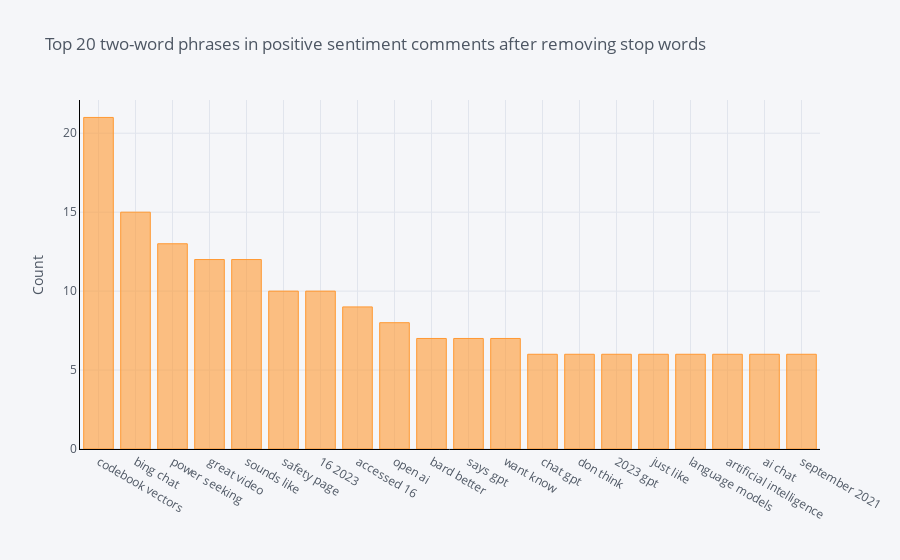

Write notebook code for a chart like this one.
### Code cell
# Bigram

def get_top_n_bigram(corpus, n=None):
    vec = CountVectorizer(ngram_range=(2, 2), stop_words = list(stop_words)).fit(corpus)
    bag_of_words = vec.transform(corpus)
    sum_words = bag_of_words.sum(axis=0) 
    words_freq = [(word, sum_words[0, idx]) for word, idx in vec.vocabulary_.items()]
    words_freq =sorted(words_freq, key = lambda x: x[1], reverse=True)
    return words_freq[:n]
common_words = get_top_n_bigram(pos_df['text'], 20)
for word, freq in common_words:
    print(word, freq)
df2 = pd.DataFrame(common_words, columns = ['CommentsText' , 'count'])
df2.groupby('CommentsText').sum()['count'].sort_values(ascending=False).iplot(
    kind='bar', yTitle='Count', linecolor='black', title='Top 20 two-word phrases in positive sentiment comments after removing stop words')

### Figure 1 — Plotly figure (JSON) as saved in the notebook; plotly's stock layout.template omitted (floating-point values rounded to 4 significant figures)
{"data": [{"marker": {"color": "rgba(255, 153, 51, 0.6)", "line": {"color": "rgba(255, 153, 51, 1.0)", "width": 1}}, "name": "count", "orientation": "v", "text": "", "type": "bar", "x": ["codebook vectors", "bing chat", "power seeking", "great video", "sounds like", "safety page", "16 2023", "accessed 16", "open ai", "bard better", "says gpt", "want know", "chat gpt", "don think", "2023 gpt", "just like", "language models", "artificial intelligence", "ai chat", "september 2021"], "y": [21, 15, 13, 12, 12, 10, 10, 9, 8, 7, 7, 7, 6, 6, 6, 6, 6, 6, 6, 6]}], "layout": {"legend": {"bgcolor": "#F5F6F9", "font": {"color": "#4D5663"}}, "paper_bgcolor": "#F5F6F9", "plot_bgcolor": "#F5F6F9", "title": {"font": {"color": "#4D5663"}, "text": "Top 20 two-word phrases in positive sentiment comments after removing stop words"}, "xaxis": {"gridcolor": "#E1E5ED", "linecolor": "black", "showgrid": true, "tickfont": {"color": "#4D5663"}, "title": {"font": {"color": "#4D5663"}, "text": ""}, "zerolinecolor": "#E1E5ED"}, "yaxis": {"gridcolor": "#E1E5ED", "linecolor": "black", "showgrid": true, "tickfont": {"color": "#4D5663"}, "title": {"font": {"color": "#4D5663"}, "text": "Count"}, "zerolinecolor": "#E1E5ED"}}}
